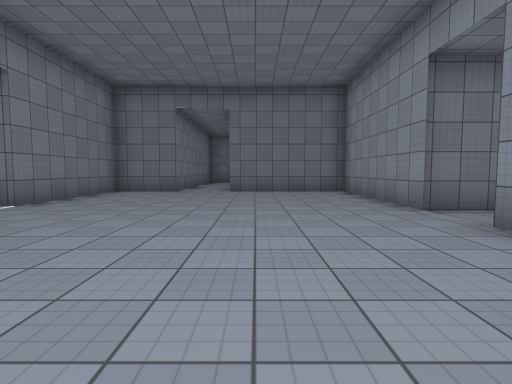
View 1 (above)

20 first-person views from a walk through a scene from a Unity 3-D project. The camera is 1.3 m above the floor, tilts 4° down and sees 80° across. The floor is counted in squares, 2 m on a side. Each view is taken from the middle of a square. On the plan, view 1 faces up. The plan holds only what a view shows up to about 10 squares ahead; the rest is blank. The player is left out. Surface patterns are stand-ins for the level's own textures.

View 2
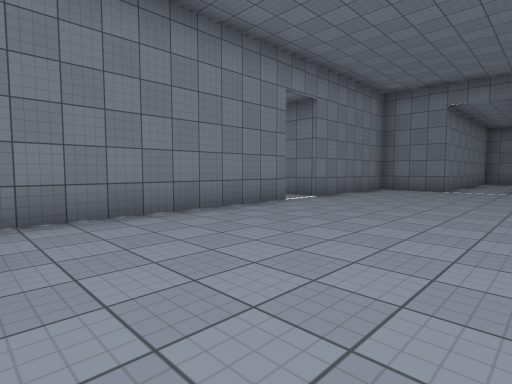

View 3
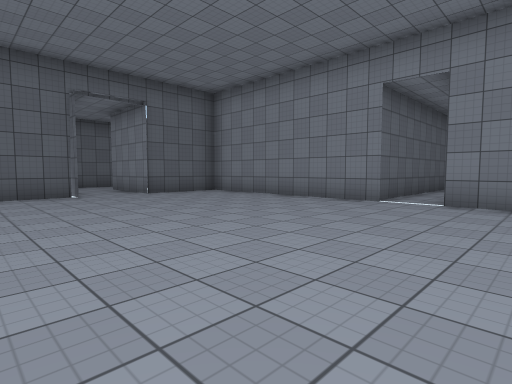

View 4
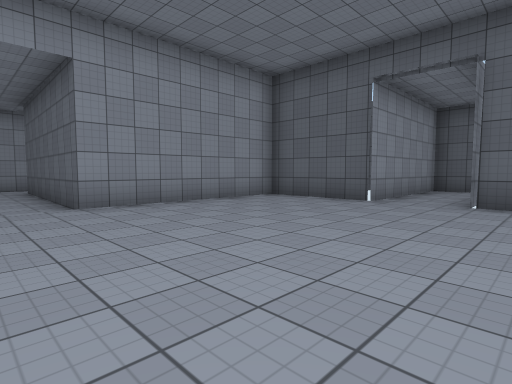

View 5
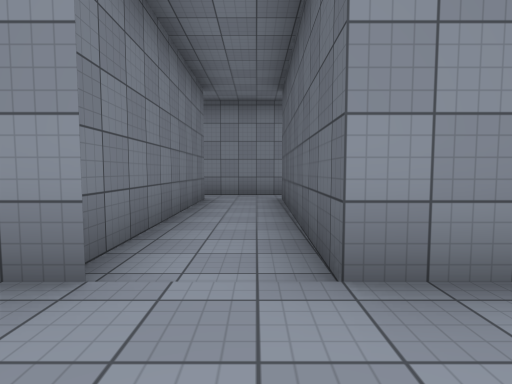

View 6
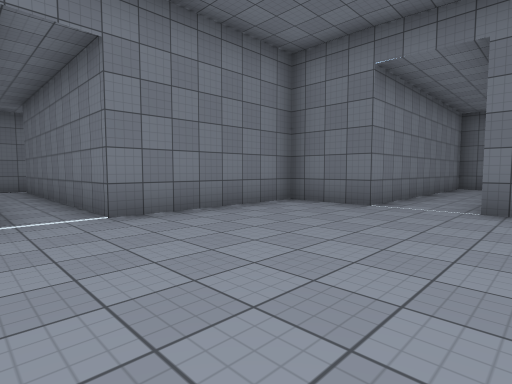

View 7
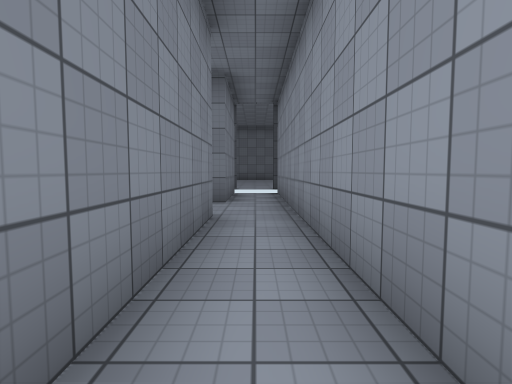

View 8
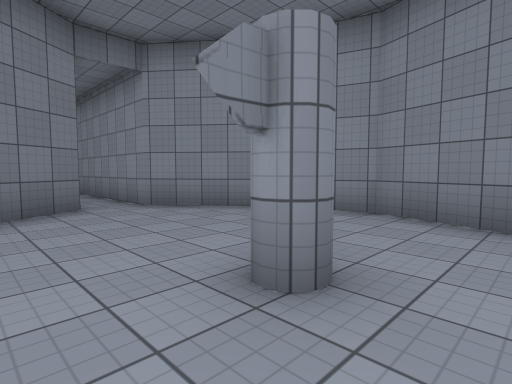

View 9
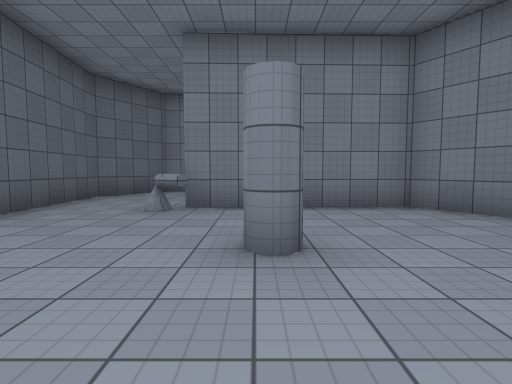

View 10
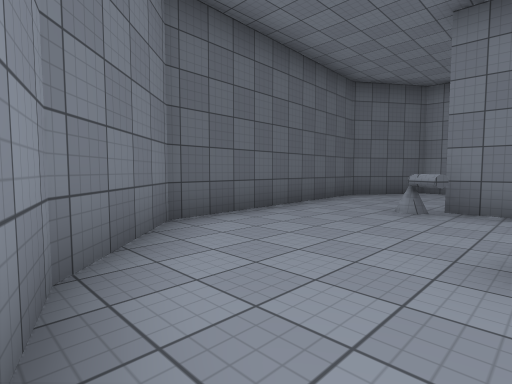

View 11
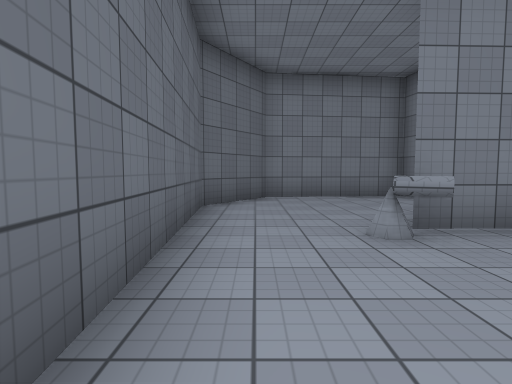

View 12
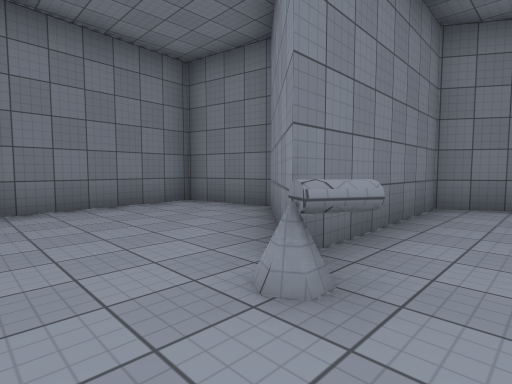

View 13
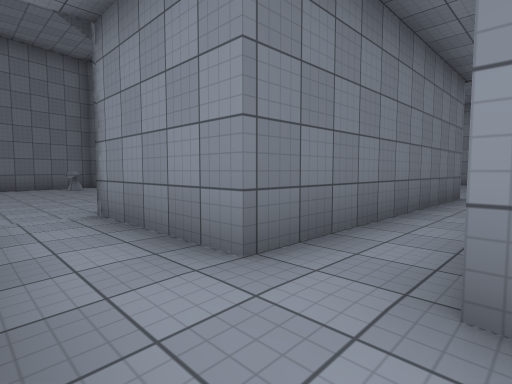

View 14
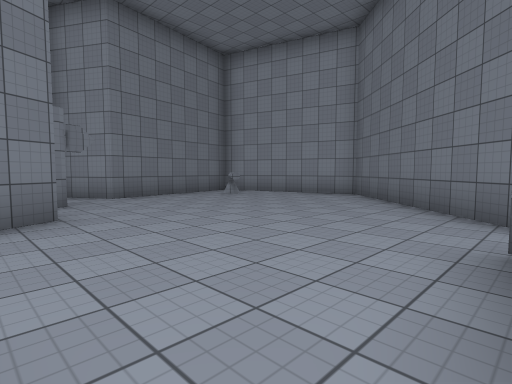

View 15
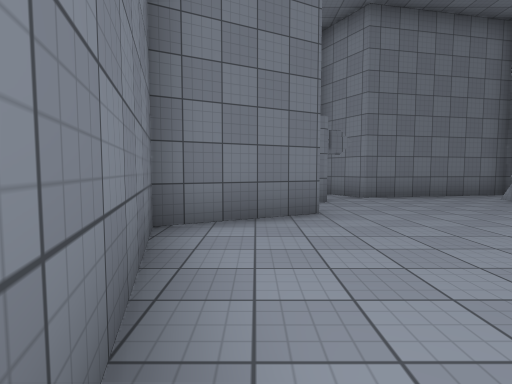

View 16
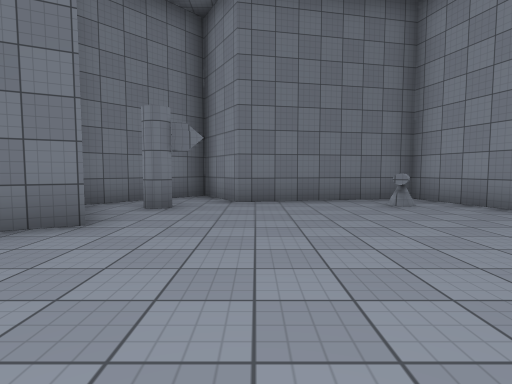

View 17
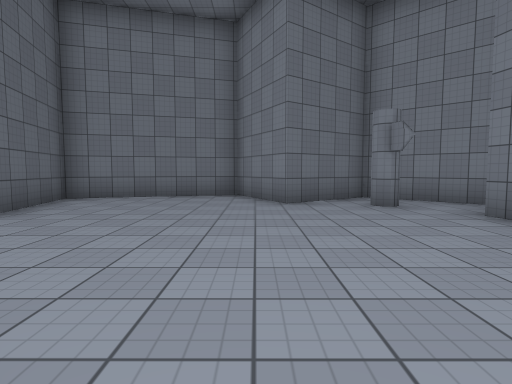

View 18
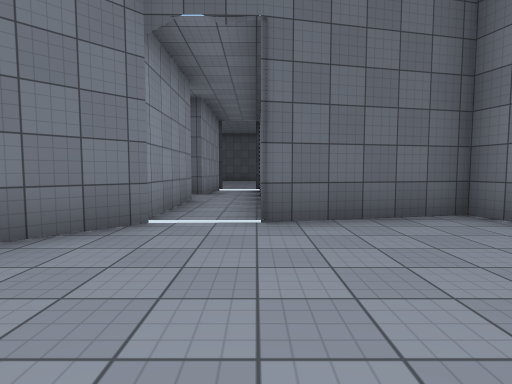

View 19
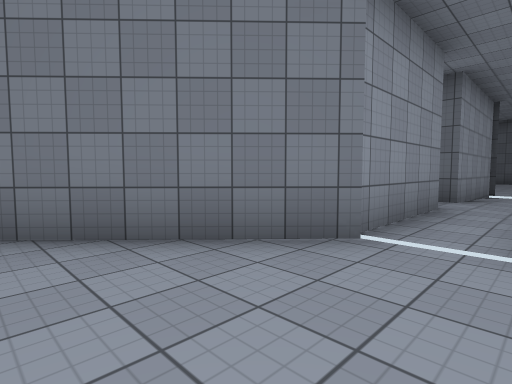

View 20
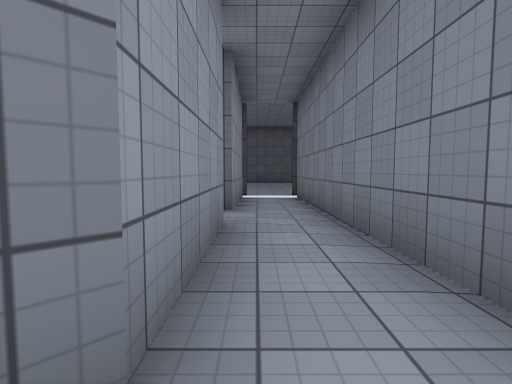

### Floor plan
Points are (right, up) in squares from view 1. A wall is a line through its corners. A room is listed if a view was taken in it or the views show most of it. See-through windows are left out.
Room 1 (views 1, 2, 3, 4, 5, 6, 7)
walls: (2.7, 4.9) (2.7, 9.5) (-0.9, 9.5); (-0.2, -1.2) (-0.2, -1.9); (-2.5, 9.5) (-4.4, 9.5) (-4.4, 5.5) (-10.6, 5.5); (-1.9, -1.9) (-1.9, -1.2); (-3.9, -1.4) (-1.9, -1.4) (-1.9, -3.2); (-0.2, -3.6) (-0.2, -1.4) (2.7, -1.4) (2.7, 3.5) (8.4, 3.4) (8.4, -0.4); (8.4, 5.2) (2.9, 5.2); (-10.6, 4.3) (-4.4, 4.3) (-4.4, -0.9); (9.6, -1.4) (9.6, 5.6)
ways out: opening at (9, -2) to room 2; opening at (-10, 5) to room 3; opening at (-1.5, 10); opening at (-1, -2.5); opening at (9, 6)
Room 2 (views 8, 9, 10, 11, 12)
walls: (10.9, -3) (9.6, -1.4); (8.5, -1.4) (5.5, -3.2) (5.6, -7.2) (3.3, -4.9); (4.6, -9.9) (9, -9.6) (10.6, -8) (11.6, -5) (11.4, -4.3)
ways out: opening at (9, -2) to room 1; opening at (4.5, -7.5) to room 4
objects: other object (8, -6) to (9, -6)
Room 3 (views 13, 14, 15, 16, 17, 18, 19, 20)
walls: (-10.6, 5.5) (-10.6, 8.3) (-7.1, 12) (-8.3, 16.1) (-12.4, 15.3) (-13.3, 17) (-15.4, 14.6) (-14, 12.6) (-16.2, 11.5) (-15.1, 7.5) (-12.1, 8.2) (-12.1, 7); (-12.1, 2.1) (-12.1, 0.6) (-10.6, 0.6) (-10.6, 4.3)
ways out: opening at (-10, 5) to room 1; opening at (-11, 1)
objects: other object (-14, 14)
Room 4 (no view inside)
walls: (3.3, -4.9) (1.1, -5.2) (1.5, -8.7) (3.4, -10) (4.6, -9.9)
ways out: opening at (4.5, -7.5) to room 2

Where each view was taken, in squares from view 1:
view 1: 0 up, 0 right, facing up
view 2: 1 down, 0 right, facing up-left
view 3: 7 up, 2 right, facing down-left
view 4: 5 up, 3 left, facing down-right
view 5: 4 up, 1 right, facing right
view 6: 4 up, 0 right, facing up-left
view 7: 1 down, 9 right, facing up
view 8: 7 down, 7 right, facing up-right
view 9: 6 down, 11 right, facing left
view 10: 6 down, 11 right, facing down-left
view 11: 9 down, 9 right, facing left
view 12: 9 down, 7 right, facing up-left
view 13: 4 up, 12 left, facing up-right
view 14: 8 up, 15 left, facing up-right
view 15: 8 up, 15 left, facing up
view 16: 9 up, 12 left, facing up
view 17: 12 up, 8 left, facing left
view 18: 12 up, 12 left, facing down
view 19: 11 up, 12 left, facing down-right
view 20: 9 up, 11 left, facing down
